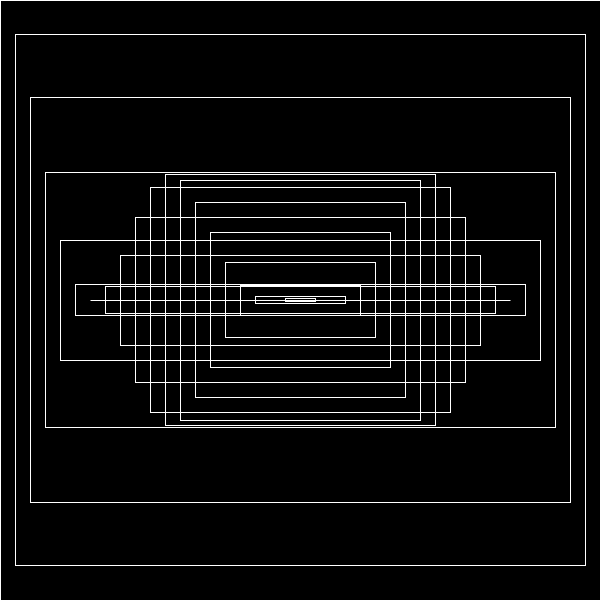
Frame 1 (no input)
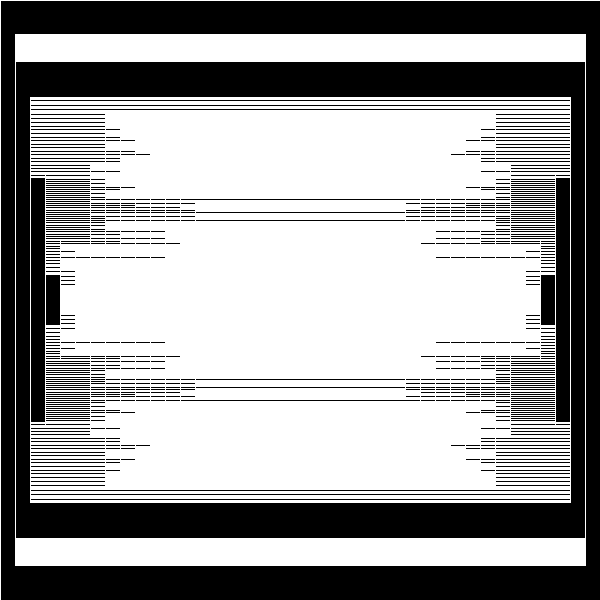
Frame 60 (the mouse pressed at the canvas centre just before this capture)
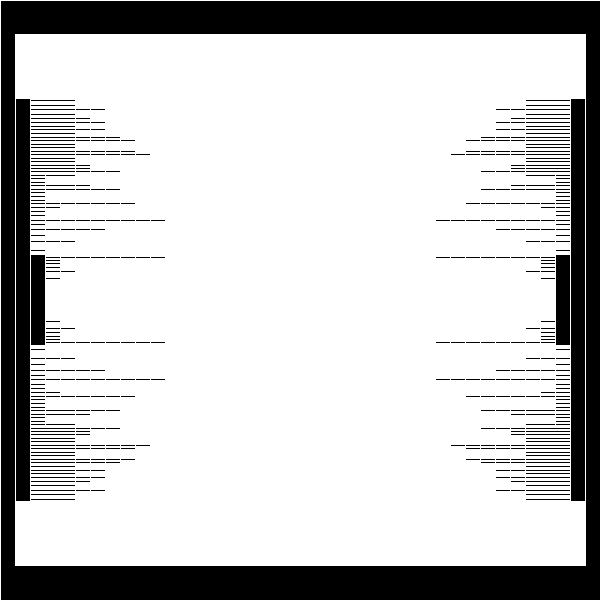
Frame 120 (the mouse held since frame 60 and released just before this capture)

The Processing sketch that drew these frames (run headless with seeded random() and noise(); from frame 60 on, the mouse is pressed at the canvas centre):

// Processing sketch: sqr_expsucess
// ── sqr_expsucess.pde
void setup(){
  size(600,600);
  background(0);
}
float a=0;
float s=0;
float t=0;
void draw(){
  clear();
  stroke(255);
  fill(0,0);
  s=300*sin(radians(t));
  for (int i=0;i<300;i+=15){
    a = (t*i)+i;
    s=(300-i)*sin(radians(a))*sin(radians(a));
    quad((600-i),i+s,(600-i),(600-i)-s,i,(600-i)-s,i,i+s);
  }
  t+=0.01;
}
